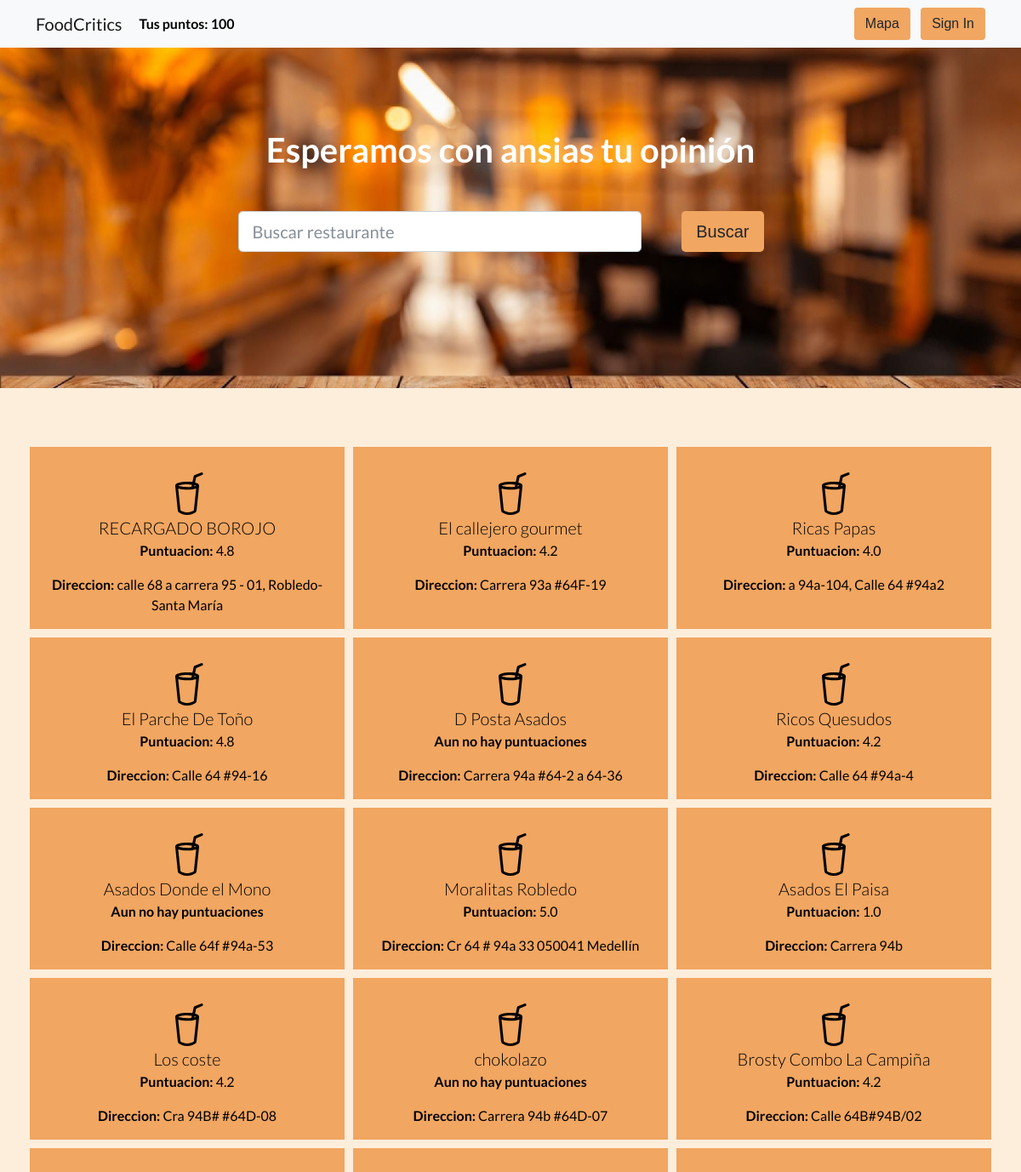
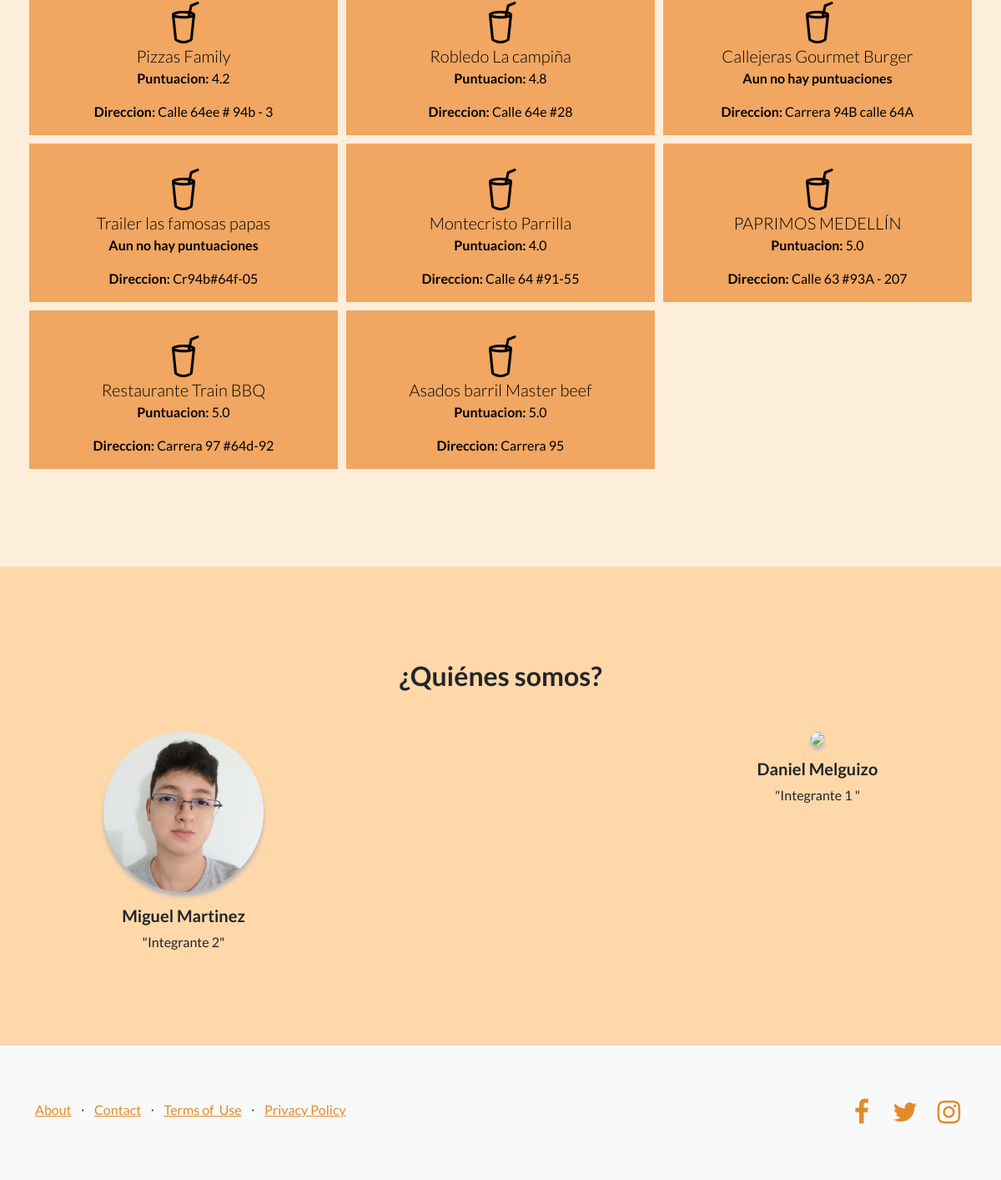
The page / on the database its author committed (2 pictures, top to bottom).
### application/models.py (models this page shows)
class Restaurantes(models.Model):
    name = models.CharField(max_length=200)
    address = models.CharField(max_length=200)
    place_id = models.CharField(primary_key=True, max_length=100)
    rating = models.DecimalField(max_digits=2, decimal_places= 1)

### application/views.py (the view)
# urls.py: 2. Add a URL to urlpatterns:  path('', views.home, name='home')
def home(request):
  global puntos_user
  return render(request, 'home.html', {'restaurants' : restaurantes, 'puntos' : puntos_user})

### application/templates/home.html (shortened to what this page needs)
<!DOCTYPE html>
<html>
    {% load static %}
<head>
    <link rel="stylesheet" href="{% static 'assets/bootstrap/css/bootstrap.min.css'%}">
    <link rel="stylesheet" href="{% static 'assets/fonts/font-awesome.min.css' %}">
    <link rel="stylesheet" href="{% static 'assets/fonts/simple-line-icons.min.css' %}">
    <link rel="stylesheet" href="{% static 'css/styles.css' %}">
    <link rel="stylesheet" href="https://cdnjs.cloudflare.com/ajax/libs/animate.css/3.5.2/animate.min.css">
</head>
<body>
    <nav class="navbar navbar-light navbar-expand bg-light navigation-clean">
        <div class="container"><a class="navbar-brand" href="">FoodCritics&nbsp;</a>
            <b><a href="tus-puntos" style="color: #000; text-decoration: none;">Tus puntos: {{puntos}}</a></b>
            <div class="collapse navbar-collapse" id="navcol-1">
                <div class="collapse navbar-collapse" id="navcol-1">
                    <a class="btn botones ms-auto" role="button" href="mapa">Mapa</a>
                </div>&nbsp;&nbsp;&nbsp;&nbsp;
                <a class="btn botones ms-auto" role="button" href="#">Sign In</a></div>
        </div>
    </nav>
    <header class="text-center text-white masthed" style="background:url('{%static 'assets/img/bg-home.jpeg' %}')no-repeat center center;background-size:cover;">
        <div class="container">
            <div class="row">
                <div class="col-xl-9 mx-auto position-relative">
                    <h1 class="mb-5">Esperamos con ansias tu opinión</h1>
                </div>
                <div class="col-md-10 col-lg-8 col-xl-7 mx-auto position-relative">
                    <form>
                        <div class="row">
                            <div class="col-12 col-md-9 mb-2 mb-md-0"><input class="form-control form-control-lg" type="search" placeholder="Buscar restaurante"></div>
                            <div class="col-12 col-md-3"><button class="btn botones btn-lg" type="submit">Buscar</button></div>
                        </div>
                    </form>
                </div>
            </div>
        </div>
    </header>
    <section class="text-center features-icon back">
        <div class="container">
            <div class="row">
                {% for restaurant in restaurants %}
                <div class="column" style="border: 5px solid #FDEEDC;">
                <a href="restaurante?restaurant={{restaurant.place_id}}" style="color: #000;
                text-decoration: none;">
                    <div class="mx-auto features-icons-item mb-5 mb-lg-0 mb-lg-3">
                        <div class="d-flex features-icons-icon">
                        </div>
                        <p class="lead mb-0">{{restaurant.name}}</p>
                        {% if restaurant.rating %}
                            <p><strong>Puntuacion:</strong> {{restaurant.rating}}</p>
                        {% else %}
                            <p><strong>Aun no hay puntuaciones</strong></p>
                        {% endif %}
                        <p><strong>Direccion:</strong> {{restaurant.address}}</p>
                    </a>
                    </div>
                </div>
                {% endfor%}
    </section>
    <section class="text-center bg-section testimonials">
        <div class="container">
            <h2 class="mb-5">¿Quiénes somos?</h2>
            <div class="row">
                <div class="col-lg-4">
                    <div class="mx-auto testimonial-item mb-5 mb-lg-0"><img class="rounded-circle img-fluid mb-3" src="{%static 'assets/img/MiguelMartinez.jpeg' %}">
                        <h5>Miguel Martinez </h5>
                        <p class="font-weight-light mb-0">"Integrante 2"</p>
                    </div>
                </div>
                <div class="col-lg-4">
                </div>
                <div class="col-lg-4">
                    <div class="mx-auto testimonial-item mb-5 mb-lg-0"><img class="rounded-circle img-fluid mb-3" src="{%static 'assets/img/' %}">
                        <h5>Daniel Melguizo</h5>
                        <p class="font-weight-light mb-0">"Integrante 1 "</p>
                    </div>
                </div>
            </div>
        </div>
    </section>
    <footer class="bg-light footer">
        <div class="container">
            <div class="row">
                <div class="col-lg-6 text-center text-lg-start my-auto h-100">
                    <ul class="list-inline mb-2">
                        <li class="list-inline-item" ><a href="#" style="color: #E38B29;" >About</a></li>
                        <li class="list-inline-item"><span>⋅</span></li>
                        <li class="list-inline-item"><a href="#"  style="color: #E38B29;">Contact</a></li>
                        <li class="list-inline-item"><span>⋅</span></li>
                        <li class="list-inline-item"><a href="#" style="color: #E38B29;">Terms of &nbsp;Use</a></li>
                        <li class="list-inline-item"><span>⋅</span></li>
                        <li class="list-inline-item"><a href="#"  style="color: #E38B29;">Privacy Policy</a></li>
                    </ul>
                </div>
                <div class="col-lg-6 text-center text-lg-end my-auto h-100">
                    <ul class="list-inline mb-0">
                        <li class="list-inline-item"><a href="#"><i class="fa fa-facebook fa-2x fa-fw"  style="color: #E38B29;"></i></a></li>
                        <li class="list-inline-item"><a href="#"><i class="fa fa-twitter fa-2x fa-fw"  style="color: #E38B29;"></i></a></li>
                        <li class="list-inline-item"><a href="#"><i class="fa fa-instagram fa-2x fa-fw"  style="color: #E38B29;"></i></a></li>
                    </ul>
                </div>
            </div>
        </div>
    </footer>
</body>
</body>
</html>

### application/static/css/styles.css (style rules this page uses)
.column { flex:0 0 auto; width:33.33333333%; background-color:#F1A661; }
.back { background-color: #FDEEDC; }
.botones { background-color: #F1A661; font-family: Arial; }
.bg-section { background-color: rgb(255, 216, 169); }
header.masthed { padding-top: 6rem; padding-bottom: 10rem; }
.features-icon { padding-top: 4rem; padding-bottom: 7rem; }

### rows shown on the page
Restaurantes: name "RECARGADO BOROJO", rating "4.8", address "calle 68 a carrera 95 - 01, Robledo-Santa María"
Restaurantes: name "El callejero gourmet", rating "4.2", address "Carrera 93a #64F-19"
Restaurantes: name "Ricas Papas", rating "4.0", address "a 94a-104, Calle 64 #94a2"
Restaurantes: name "El Parche De Toño", rating "4.8", address "Calle 64 #94-16"
Restaurantes: name "D Posta Asados", rating "Aun no hay puntuaciones", address "Carrera 94a #64-2 a 64-36"
Restaurantes: name "Ricos Quesudos", rating "4.2", address "Calle 64 #94a-4"
Restaurantes: name "Asados Donde el Mono", rating "Aun no hay puntuaciones", address "Calle 64f #94a-53"
Restaurantes: name "Moralitas Robledo", rating "5.0", address "Cr 64 # 94a 33 050041 Medellín"
Restaurantes: name "Asados El Paisa", rating "1.0", address "Carrera 94b"
Restaurantes: name "Los coste", rating "4.2", address "Cra 94B# #64D-08"
Restaurantes: name "chokolazo", rating "Aun no hay puntuaciones", address "Carrera 94b #64D-07"
Restaurantes: name "Brosty Combo La Campiña", rating "4.2", address "Calle 64B#94B/02"
Restaurantes: name "Pizzas Family", rating "4.2", address "Calle 64ee # 94b - 3"
Restaurantes: name "Robledo La campiña", rating "4.8", address "Calle 64e #28"
Restaurantes: name "Callejeras Gourmet Burger", rating "Aun no hay puntuaciones", address "Carrera 94B calle 64A"
Restaurantes: name "Trailer las famosas papas", rating "Aun no hay puntuaciones", address "Cr94b#64f-05"
Restaurantes: name "Montecristo Parrilla", rating "4.0", address "Calle 64 #91-55"
Restaurantes: name "PAPRIMOS MEDELLÍN", rating "5.0", address "Calle 63 #93A - 207"
Restaurantes: name "Restaurante Train BBQ", rating "5.0", address "Carrera 97 #64d-92"
Restaurantes: name "Asados barril Master beef", rating "5.0", address "Carrera 95"

### other values the page prints
{{ puntos }} "100"
